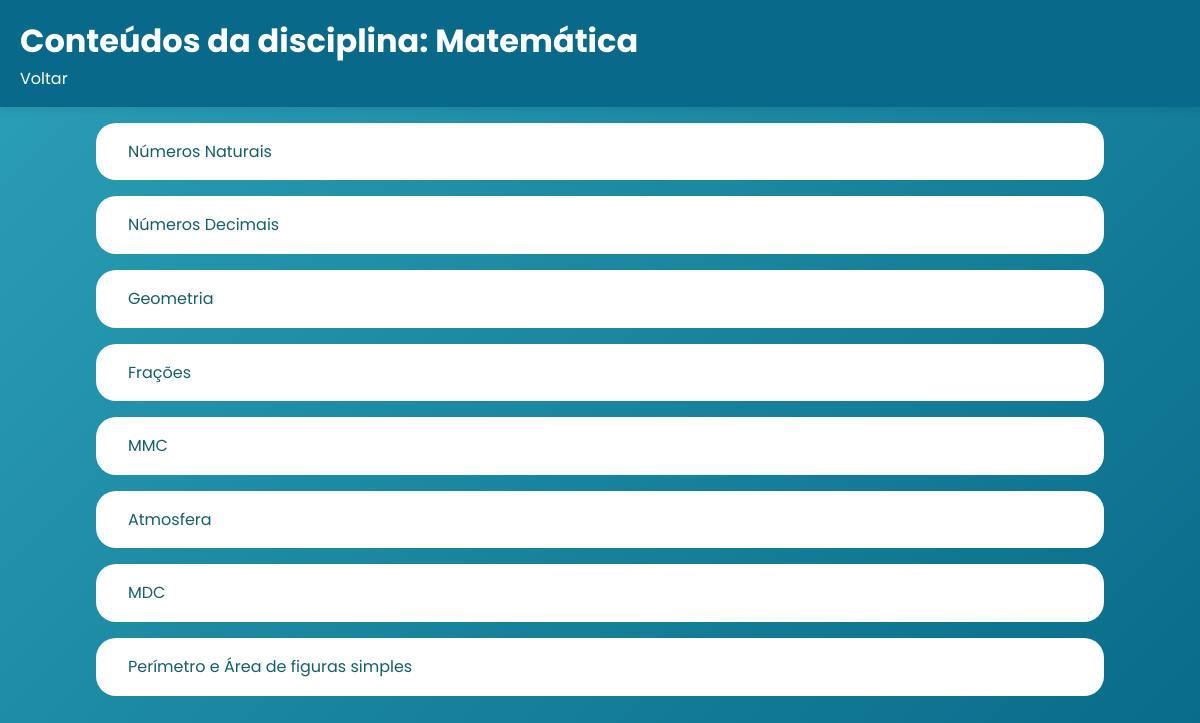
/backend/conteudo.php?id_materia=2 (signed in), run on the app's committed database.
### tables this page shows
create table materias (
    id_materia INT AUTO_INCREMENT PRIMARY KEY,
    materia VARCHAR(100) NOT NULL,
    id_modulo INT NOT NULL,
    id_serie int not null,
    FOREIGN KEY (id_modulo) REFERENCES modulos(id_modulo),
    FOREIGN KEY (id_serie) REFERENCES series(id_serie)
);

CREATE TABLE conteudos(
 id_conteudo INT AUTO_INCREMENT PRIMARY KEY,
 id_materia INT NOT NULL,
 titulo TEXT NOT NULL,
 texto TEXT,
 data_criacao DATETIME DEFAULT CURRENT_TIMESTAMP,
 ordem INTEGER,
 FOREIGN KEY (id_materia) REFERENCES materias(id_materia)
 );

### backend/conteudo.php (the view, shortened to what this page needs)
<?php
include 'conexao.php';
$id_materia = filter_input(INPUT_GET, 'id_materia', FILTER_VALIDATE_INT);
$conteudos = [];
$nome_materia = "";
if ($id_materia) {
    try {
        $stmt_materia = $conn->prepare("SELECT materia FROM materias WHERE id_materia = :id");
        $stmt_materia->bindParam(':id', $id_materia, PDO::PARAM_INT);
        $stmt_materia->execute();
        $materia = $stmt_materia->fetch(PDO::FETCH_ASSOC);
        if ($materia) {
            $nome_materia = $materia['materia'];
        } else {
            $mensagem = "Matéria não encontrada.";
        }
        $stmt_conteudos = $conn->prepare("
            SELECT id_conteudo, titulo
            FROM conteudos
            WHERE id_materia = :id
            ORDER BY ordem ASC
        ");
        $stmt_conteudos->bindParam(':id', $id_materia, PDO::PARAM_INT);
        $stmt_conteudos->execute();
        $conteudos = $stmt_conteudos->fetchAll(PDO::FETCH_ASSOC);
    } catch (PDOException $e) {
        $mensagem = "Erro ao carregar conteúdos: " . $e->getMessage();
    }
} else {
    $mensagem = "ID de matéria inválido.";
}
?>
<!DOCTYPE html>
<html lang="pt-br">
<head>
    <link rel="stylesheet" href="../interface/style.css">
    <link rel="stylesheet" href="../interface/Conteudos/conteudos.css">
</head>
<body>
    <header class="cabecalho">
    <div class="container">
        <h1>Conteúdos da disciplina: <?= htmlspecialchars($nome_materia); ?></h1>
        <p><a style="color: white" href="javascript: history.go(-1)">Voltar</a></p>
    </div>
</header>
    <?php if (!empty($conteudos)): ?>
        <ul class='lista-conteudos'>
            <?php foreach ($conteudos as $conteudo): ?>
                <li class='lista-linha-conteudos'>
                    <a class="link-lista-conteudos" href="conteudo_especifico.php?id_conteudo=<?= htmlspecialchars($conteudo['id_conteudo']); ?>">
                        <?= htmlspecialchars($conteudo['titulo']); ?>
                    </a>
                </li>
            <?php endforeach; ?>
        </ul>
    <?php else: ?>
        <p>Nenhum conteúdo encontrado para esta disciplina.</p>
    <?php endif; ?>
</body>
</html>

### interface/style.css (style rules this page uses)
a { text-decoration: none; }
:root { --azul-vivido: #086a88; --azul-escuro: #165e6b; --azure: #218ea1; --azul-marinho: #2ba0b7; --verde-escuro: #0c8c24; --verde-amarelado: #b8d941; --branco: #ffffff; --branco-transparente: rgba(255, 255, 255, 0.1); --preto-transparente: rgba(0, 0, 0, 0.1); }
* { margin: 0; padding: 0; box-sizing: border-box; }
body { font-family: 'Poppins', sans-serif; background: linear-gradient(135deg, var(--azul-marinho) 0%, var(--azul-vivido) 100%); color: var(--branco); overflow-x: hidden; min-height: 100vh; line-height: 1.6; }
.cabecalho { background-color: var(--azul-vivido); padding: 15px 0; box-shadow: 0 2px 10px rgba(0, 0, 0, 0.1); position: sticky; top: 0; z-index: 1000; }
.container { max-width: 1200px; margin: 0 auto; padding: 0 20px; }

### interface/Conteudos/conteudos.css (style rules this page uses)
.lista-linha-conteudos { margin: 1rem 6rem; padding: 1rem; list-style: none; background-color: white; border-radius: 20px; }
.link-lista-conteudos { width: 100%; color: var(--azul-escuro); background-color: white; padding: 1rem; }

### data on the page
materias: materia "Matemática"
conteudos: titulo "Números Naturais"
conteudos: titulo "Números Decimais"
conteudos: titulo "Geometria"
conteudos: titulo "Frações"
conteudos: titulo "MMC"
conteudos: titulo "Atmosfera"
conteudos: titulo "MDC"
conteudos: titulo "Perímetro e Área de figuras simples"
